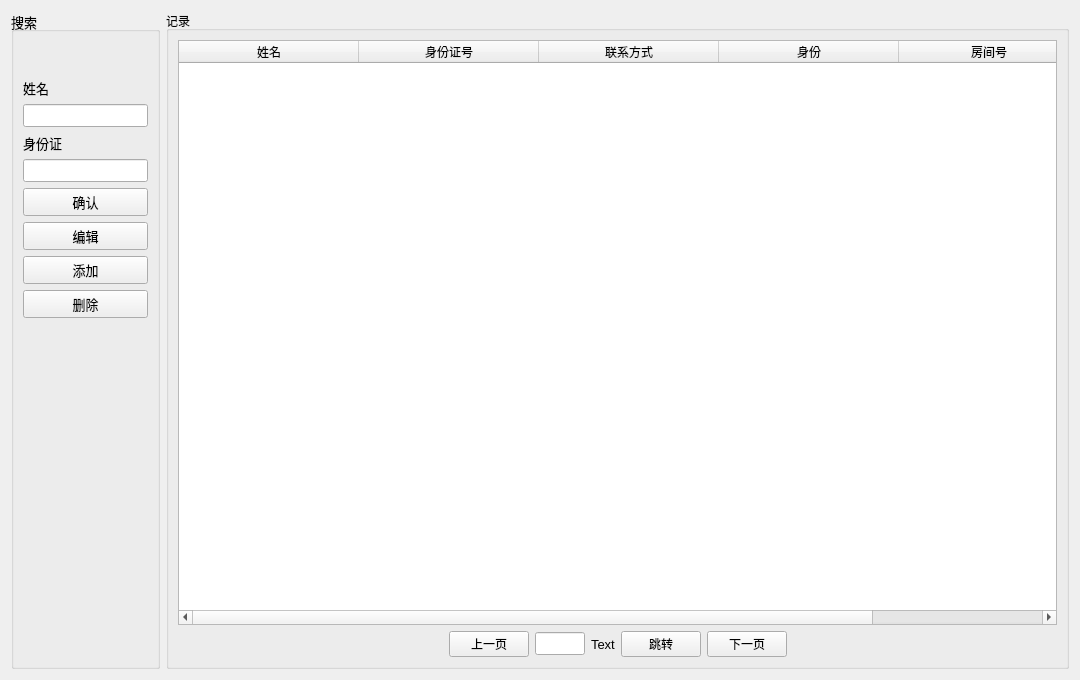
<?xml version="1.0" encoding="UTF-8"?>
<ui version="4.0">
 <class>SearchView</class>
 <widget class="QWidget" name="SearchView">
  <property name="geometry">
   <rect>
    <x>0</x>
    <y>0</y>
    <width>1080</width>
    <height>680</height>
   </rect>
  </property>
  <property name="windowTitle">
   <string>Form</string>
  </property>
  <layout class="QHBoxLayout" name="horizontalLayout_10">
   <item>
    <widget class="QGroupBox" name="boxDate">
     <property name="font">
      <font>
       <family>Microsoft YaHei UI</family>
       <pointsize>10</pointsize>
       <weight>50</weight>
       <italic>false</italic>
       <bold>false</bold>
      </font>
     </property>
     <property name="title">
      <string>搜索</string>
     </property>
     <layout class="QHBoxLayout" name="horizontalLayout_8">
      <item>
       <layout class="QVBoxLayout" name="verticalLayout_14">
        <item>
         <spacer name="verticalSpacer_5">
          <property name="orientation">
           <enum>Qt::Vertical</enum>
          </property>
          <property name="sizeType">
           <enum>QSizePolicy::Maximum</enum>
          </property>
          <property name="sizeHint" stdset="0">
           <size>
            <width>17</width>
            <height>37</height>
           </size>
          </property>
         </spacer>
        </item>
        <item>
         <widget class="QLabel" name="labId_2">
          <property name="text">
           <string>姓名</string>
          </property>
         </widget>
        </item>
        <item>
         <widget class="QLineEdit" name="textName">
          <property name="sizePolicy">
           <sizepolicy hsizetype="Minimum" vsizetype="Fixed">
            <horstretch>0</horstretch>
            <verstretch>0</verstretch>
           </sizepolicy>
          </property>
         </widget>
        </item>
        <item>
         <widget class="QLabel" name="labId">
          <property name="text">
           <string>身份证</string>
          </property>
         </widget>
        </item>
        <item>
         <widget class="QLineEdit" name="idNumber">
          <property name="sizePolicy">
           <sizepolicy hsizetype="Minimum" vsizetype="Fixed">
            <horstretch>0</horstretch>
            <verstretch>0</verstretch>
           </sizepolicy>
          </property>
         </widget>
        </item>
        <item>
         <widget class="QPushButton" name="btnCondition">
          <property name="font">
           <font>
            <family>Microsoft YaHei UI</family>
            <pointsize>10</pointsize>
            <weight>50</weight>
            <italic>false</italic>
            <bold>false</bold>
           </font>
          </property>
          <property name="text">
           <string>确认</string>
          </property>
         </widget>
        </item>
        <item>
         <widget class="QPushButton" name="Edit">
          <property name="font">
           <font>
            <family>Microsoft YaHei UI</family>
            <pointsize>10</pointsize>
            <weight>50</weight>
            <italic>false</italic>
            <bold>false</bold>
           </font>
          </property>
          <property name="text">
           <string>编辑</string>
          </property>
         </widget>
        </item>
        <item>
         <widget class="QPushButton" name="AddItem">
          <property name="font">
           <font>
            <family>Microsoft YaHei UI</family>
            <pointsize>10</pointsize>
            <weight>50</weight>
            <italic>false</italic>
            <bold>false</bold>
           </font>
          </property>
          <property name="text">
           <string>添加</string>
          </property>
         </widget>
        </item>
        <item>
         <widget class="QPushButton" name="DelItem">
          <property name="font">
           <font>
            <family>Microsoft YaHei UI</family>
            <pointsize>10</pointsize>
            <weight>50</weight>
            <italic>false</italic>
            <bold>false</bold>
           </font>
          </property>
          <property name="text">
           <string>删除</string>
          </property>
         </widget>
        </item>
        <item>
         <spacer name="verticalSpacer_6">
          <property name="orientation">
           <enum>Qt::Vertical</enum>
          </property>
          <property name="sizeHint" stdset="0">
           <size>
            <width>20</width>
            <height>40</height>
           </size>
          </property>
         </spacer>
        </item>
       </layout>
      </item>
     </layout>
    </widget>
   </item>
   <item>
    <widget class="QGroupBox" name="groupBox_2">
     <property name="title">
      <string>记录</string>
     </property>
     <layout class="QVBoxLayout" name="verticalLayout_12">
      <item>
       <widget class="QTableWidget" name="tableRecord">
        <property name="minimumSize">
         <size>
          <width>300</width>
          <height>0</height>
         </size>
        </property>
        <property name="palette">
         <palette>
          <active>
           <colorrole role="Base">
            <brush brushstyle="SolidPattern">
             <color alpha="255">
              <red>255</red>
              <green>255</green>
              <blue>255</blue>
             </color>
            </brush>
           </colorrole>
          </active>
          <inactive>
           <colorrole role="Base">
            <brush brushstyle="SolidPattern">
             <color alpha="255">
              <red>255</red>
              <green>255</green>
              <blue>255</blue>
             </color>
            </brush>
           </colorrole>
          </inactive>
          <disabled>
           <colorrole role="Base">
            <brush brushstyle="SolidPattern">
             <color alpha="255">
              <red>240</red>
              <green>240</green>
              <blue>240</blue>
             </color>
            </brush>
           </colorrole>
          </disabled>
         </palette>
        </property>
        <property name="textElideMode">
         <enum>Qt::ElideRight</enum>
        </property>
        <attribute name="horizontalHeaderMinimumSectionSize">
         <number>180</number>
        </attribute>
        <attribute name="horizontalHeaderDefaultSectionSize">
         <number>180</number>
        </attribute>
        <column>
         <property name="text">
          <string>姓名</string>
         </property>
        </column>
        <column>
         <property name="text">
          <string>身份证号</string>
         </property>
        </column>
        <column>
         <property name="text">
          <string>联系方式</string>
         </property>
        </column>
        <column>
         <property name="text">
          <string>身份</string>
         </property>
        </column>
        <column>
         <property name="text">
          <string>房间号</string>
         </property>
        </column>
       </widget>
      </item>
      <item>
       <layout class="QHBoxLayout" name="horizontalLayout_7">
        <item>
         <spacer name="horizontalSpacer_5">
          <property name="orientation">
           <enum>Qt::Horizontal</enum>
          </property>
          <property name="sizeHint" stdset="0">
           <size>
            <width>40</width>
            <height>20</height>
           </size>
          </property>
         </spacer>
        </item>
        <item>
         <widget class="QPushButton" name="btnPrePage_3">
          <property name="sizePolicy">
           <sizepolicy hsizetype="Fixed" vsizetype="Fixed">
            <horstretch>0</horstretch>
            <verstretch>0</verstretch>
           </sizepolicy>
          </property>
          <property name="minimumSize">
           <size>
            <width>0</width>
            <height>0</height>
           </size>
          </property>
          <property name="text">
           <string>上一页</string>
          </property>
         </widget>
        </item>
        <item>
         <widget class="QLineEdit" name="lineNowPage">
          <property name="sizePolicy">
           <sizepolicy hsizetype="Maximum" vsizetype="Fixed">
            <horstretch>0</horstretch>
            <verstretch>0</verstretch>
           </sizepolicy>
          </property>
          <property name="maximumSize">
           <size>
            <width>50</width>
            <height>16777215</height>
           </size>
          </property>
          <property name="font">
           <font>
            <family>Microsoft YaHei UI</family>
            <pointsize>10</pointsize>
            <weight>50</weight>
            <italic>false</italic>
            <bold>false</bold>
           </font>
          </property>
         </widget>
        </item>
        <item>
         <widget class="QLabel" name="labPageNum">
          <property name="sizePolicy">
           <sizepolicy hsizetype="Maximum" vsizetype="Preferred">
            <horstretch>0</horstretch>
            <verstretch>0</verstretch>
           </sizepolicy>
          </property>
          <property name="maximumSize">
           <size>
            <width>50</width>
            <height>16777215</height>
           </size>
          </property>
          <property name="font">
           <font>
            <family>Microsoft YaHei UI</family>
            <pointsize>10</pointsize>
            <weight>50</weight>
            <italic>false</italic>
            <bold>false</bold>
           </font>
          </property>
          <property name="text">
           <string>Text</string>
          </property>
         </widget>
        </item>
        <item>
         <widget class="QPushButton" name="btnJopToPage">
          <property name="text">
           <string>跳转</string>
          </property>
         </widget>
        </item>
        <item>
         <widget class="QPushButton" name="btnNextPage_3">
          <property name="sizePolicy">
           <sizepolicy hsizetype="Fixed" vsizetype="Fixed">
            <horstretch>0</horstretch>
            <verstretch>0</verstretch>
           </sizepolicy>
          </property>
          <property name="text">
           <string>下一页</string>
          </property>
         </widget>
        </item>
        <item>
         <spacer name="horizontalSpacer_6">
          <property name="orientation">
           <enum>Qt::Horizontal</enum>
          </property>
          <property name="sizeHint" stdset="0">
           <size>
            <width>40</width>
            <height>20</height>
           </size>
          </property>
         </spacer>
        </item>
       </layout>
      </item>
     </layout>
    </widget>
   </item>
  </layout>
 </widget>
 <resources/>
 <connections/>
</ui>
